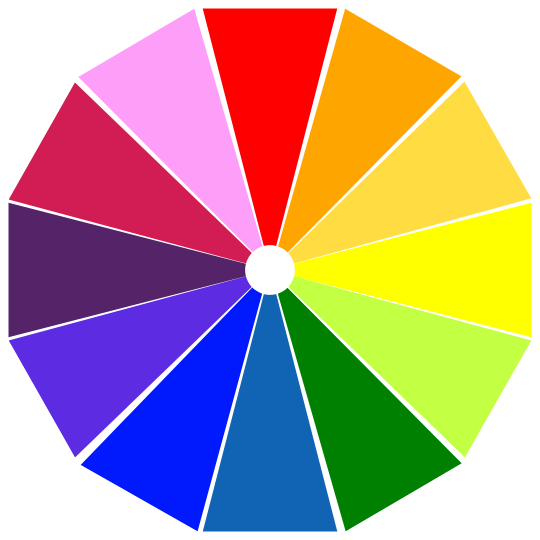
#> input picture images/colors.jpg, 1080 x 1080 px (shown at 1/2 size)
$ python tuto30basic_with_opencv.py
#> lines starting #> are read from the running program, lines starting #| are printed output that depends on the picture
# -*- coding: utf-8 -*-
"""
Created on Mon Jan 30 22:12:08 2023

@author: MICRO
"""

import cv2
from matplotlib import pyplot as plt

img=cv2.imread('images/colors.jpg',1) #read color image as BGR
#> img is the input picture: shape (1080, 1080, 3); mean B, G, R 145.3, 156.6, 183.8
#plt.imshow(img)

img2=cv2.resize(img,None,fx=1/2,fy=1/2,interpolation=cv2.INTER_CUBIC)#fx,fy is size of x,y axis
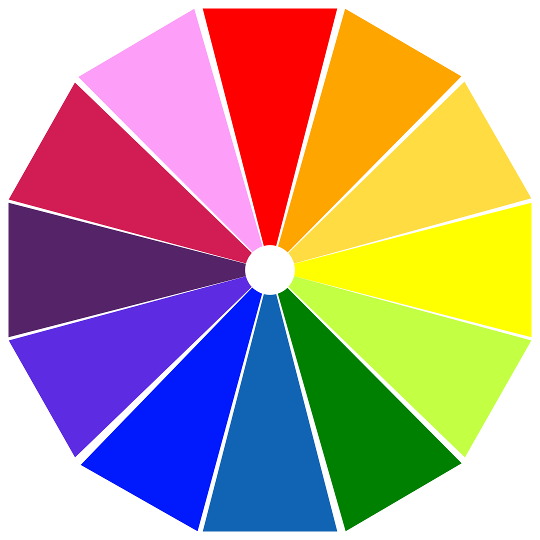
#> img2: shape (540, 540, 3); mean B, G, R 145.3, 156.5, 183.8

cv2.imshow('original pic',img)
cv2.imshow('resized pic',img2)

cv2.waitKey(0)
cv2.destroyAllWindows()

#split channel
blue=img2[:,:,0]
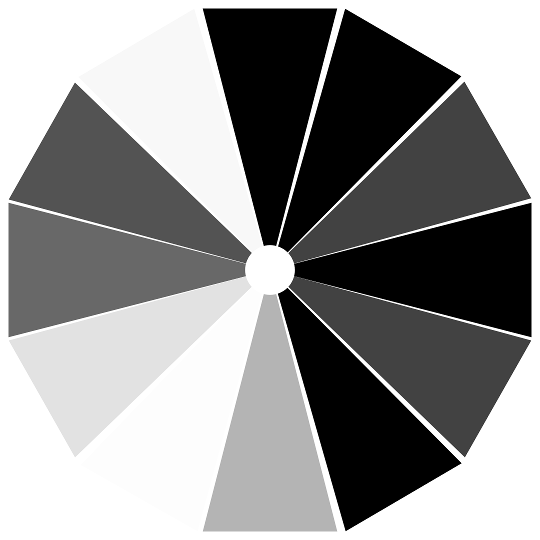
#> blue: shape (540, 540); min 0, max 255, mean 145.3
green=img2[:,:,1]
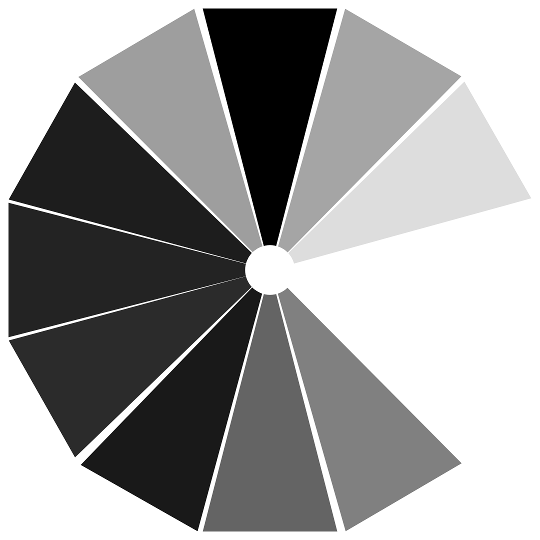
#> green: shape (540, 540); min 0, max 255, mean 156.5
red=img2[:,:,2]
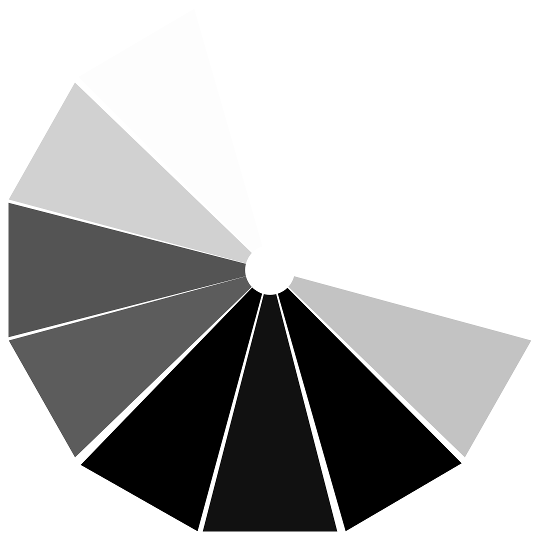
#> red: shape (540, 540); min 0, max 255, mean 183.8


cv2.imshow('resized pic',img2)
cv2.imshow('blue pic',blue)
cv2.imshow('green pic',green)
cv2.imshow('red pic',red)
cv2.waitKey(0)
cv2.destroyAllWindows()

#Another way
b,g,r=cv2.split(img2)

cv2.imshow('blue pic',b)
cv2.imshow('green pic',g)
cv2.imshow('red pic',r)
cv2.waitKey(0)
cv2.destroyAllWindows()

#Canny
img2=cv2.imread('images/onion.png',1)
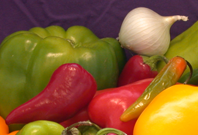
#> input picture images/onion.png, 198 x 135 px
#> img2 is the input picture: shape (135, 198, 3); mean B, G, R 45.3, 92.8, 137.3
edge=cv2.Canny(img2,100,200)#min threatshold,max threadshold
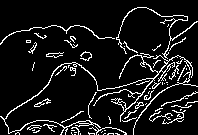
#> edge: shape (135, 198); 9.5% white in thin lines or dots
cv2.imshow('Original img',img2)
cv2.imshow('Canny',edge)
cv2.waitKey(0)
cv2.destroyAllWindows()
